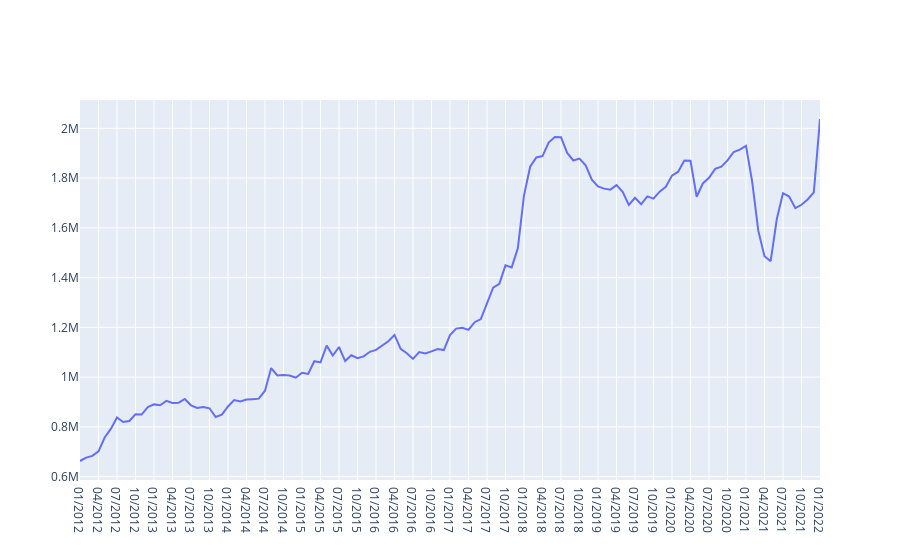

The cell this chart's notebook holds for it:
### Markdown cell above
## TASK - 2
Using requests and BeautifulSoup and XHR inspection to scrape a dynamic html webpage (if using Python):
  * Write a scraper to retrieve data about month/year and price of this home. Sort by the month/year
  * In addition, also plot the price vs. month/year.

### Code cell
url = 'https://www.zillow.com/graphql/'

headers = {'authority': 'www.zillow.com', 'method':'POST', 'path': '/graphql/?zpid=19620225&operationName=WalkAndTransitScoreQuery', 'scheme': 'https', 'accept-encoding': 'gzip, deflate, br', 'content-length': '389', 'content-type': 'text/plain', 'accept-language': 'en-US,en;q=0.9', 'cookie': 'zguid=23|%244b1e8217-696a-4ac5-b616-fc06bc533ce7; zgsession=1|d4ef509c-37b8-4d44-91ec-18dd70bb6fc3; JSESSIONID=4AED0C9FF8457DA38546CF370FDCED12; _pxvid=fbf95074-766f-11ec-ae14-6b6a66714f63; _pxff_bsco=1; g_state={"i_p":1642305462036,"i_l":1}; _px3=0b5ae20c8495ec6fac17d1bfe0298416db683e9a7e147ebd90bbe0d277b6ce50:j5lDXccXxFGFHM9SBKLQo6wBCEAkhWlj2IzQjtSpq57CGa6YdGYRd4FED/XIemKSqLcadX+J/qHhXVmyWlivWQ==:1000:11j59kMkkLARQbXe4unew+BA3AIfmtFoUIMXBPSadnYBBdIw6lgkQY/WGv1GQwbk800Ptfd/AYMqOCBthkgXqcXbhHmco0ty46zNV7URfGRVYGMFx8lgRzuvvPucyX7sqmW6geRQln+RpxbQJzXYq6oE+Wx6TCWDtwuOY5cJUAcMn5TgZxQNgA4+0uFD3Fbll5fGWGyiInlN59lEBkzHgg==; search=6|1644890475250%7Crect%3D37.36927041894877%252C-121.89459800720215%252C37.28327268915797%252C-122.16444969177246%26zpid%3D19620225%26disp%3Dmap%26mdm%3Dauto%26p%3D1%26sort%3Ddays%26z%3D1%26fs%3D1%26fr%3D0%26mmm%3D0%26rs%3D0%26ah%3D0%26singlestory%3D0%26housing-connector%3D0%26abo%3D0%26garage%3D0%26pool%3D0%26ac%3D0%26waterfront%3D0%26finished%3D0%26unfinished%3D0%26cityview%3D0%26mountainview%3D0%26parkview%3D0%26waterview%3D0%26hoadata%3D1%26zillow-owned%3D0%263dhome%3D0%26featuredMultiFamilyBuilding%3D0%09%09%09%09%09%09%09%09; AWSALB=DpzOEl8bgZFq3hikl+BG8QjUmH0uGb1zDC5uhkxptLdkNdt+nKfcXLsXbnvluDH1FqqL/rEZakoTtsAN2hhb1ntnnlvP28kv3mzI7WIWuuDNH6A1aZSYifvD7jsS; AWSALBCORS=DpzOEl8bgZFq3hikl+BG8QjUmH0uGb1zDC5uhkxptLdkNdt+nKfcXLsXbnvluDH1FqqL/rEZakoTtsAN2hhb1ntnnlvP28kv3mzI7WIWuuDNH6A1aZSYifvD7jsS','origin': 'https://www.zillow.com','user-agent': 'Mozilla/5.0 (Windows NT 10.0; Win64; x64) AppleWebKit/537.36 (KHTML, like Gecko) Chrome/97.0.4692.71 Safari/537.36'}

def json_HomeValueChartData(zpid):
    #this is payload, i.e., the query sent to zillow server

    chartData = {"operationName":"HomeValueChartDataQuery","variables":{"zpid":00000},"query":"query HomeValueChartDataQuery($zpid: ID!, $metricType: HomeValueChartMetricType, $timePeriod: HomeValueChartTimePeriod, $useNewChartAPI: Boolean) {\n  property(zpid: $zpid) {\n    homeValueChartData(metricType: $metricType, timePeriod: $timePeriod, useNewChartAPI: $useNewChartAPI) {\n      points {\n        x\n        y\n      }\n      name\n    }\n  }\n}\n","clientVersion":"home-details/6.0.11.6969.master.4463e00"}
    chartData['variables']['zpid']=zpid
    return chartData

def get_json_ChartData(zpid):
    chartData = json_HomeValueChartData(zpid)
    
    try:
        chart_req = requests.post(url=url, json=chartData, headers=headers) #send request to zillow server
        chart_out = json.loads(chart_req.text) #get the response from zillow server and load as json object
        chart_data = chart_out['data']['property']['homeValueChartData'] #Extracting x and y coordinates
        xy = chart_data[0]['points'] 
        date_1 =[(xy[i]['x']) for i in range(len(xy))]
        date = [(time.strftime('%m/%Y', time.gmtime(t/1000.0))) for t in date_1]  
        price =[(xy[i]['y']) for i in range(len(xy))]
        dp = list(zip(date,price))
        df = pd.DataFrame (dp, columns = ['Date','Price'])
        print(df)
        
        #Plotting graphs
        plt.rcParams['figure.figsize'] = [10, 5]
        plt.style.use('seaborn-whitegrid')
        fig = go.Figure([go.Scatter(x=df['Date'], y=df['Price'])])
        fig.show()

        ax = df.plot('Date' , 'Price',xlim=0)
        ax.yaxis.set_major_formatter(mpl.ticker.StrMethodFormatter('{x:,.0f}'))
        ax.set_xlabel('Month/Year',size = 'x-large',family = 'fantasy')
        ax.set_ylim([500000,2200000])
        
    except Exception as e:
        print ('Error, try again', e)


    
print(get_json_ChartData(19620225))

### Figure 1 — Plotly figure (JSON) as saved in the notebook; plotly's stock layout.template omitted (floating-point values rounded to 4 significant figures)
{"data": [{"type": "scatter", "x": ["01/2012", "02/2012", "03/2012", "04/2012", "05/2012", "06/2012", "07/2012", "08/2012", "09/2012", "10/2012", "11/2012", "12/2012", "01/2013", "02/2013", "03/2013", "04/2013", "05/2013", "06/2013", "07/2013", "08/2013", "09/2013", "10/2013", "11/2013", "12/2013", "01/2014", "02/2014", "03/2014", "04/2014", "05/2014", "06/2014", "07/2014", "08/2014", "09/2014", "10/2014", "11/2014", "12/2014", "01/2015", "02/2015", "03/2015", "04/2015", "05/2015", "06/2015", "07/2015", "08/2015", "09/2015", "10/2015", "11/2015", "12/2015", "01/2016", "02/2016", "03/2016", "04/2016", "05/2016", "06/2016", "07/2016", "08/2016", "09/2016", "10/2016", "11/2016", "12/2016", "01/2017", "02/2017", "03/2017", "04/2017", "05/2017", "06/2017", "07/2017", "08/2017", "09/2017", "10/2017", "11/2017", "12/2017", "01/2018", "02/2018", "03/2018", "04/2018", "05/2018", "06/2018", "07/2018", "08/2018", "09/2018", "10/2018", "11/2018", "12/2018", "01/2019", "02/2019", "03/2019", "04/2019", "05/2019", "06/2019", "07/2019", "08/2019", "09/2019", "10/2019", "11/2019", "12/2019", "01/2020", "02/2020", "03/2020", "04/2020", "05/2020", "06/2020", "07/2020", "08/2020", "09/2020", "10/2020", "11/2020", "12/2020", "01/2021", "02/2021", "03/2021", "04/2021", "05/2021", "06/2021", "07/2021", "08/2021", "09/2021", "10/2021", "11/2021", "12/2021", "01/2022"], "y": [662835, 676508, 683436, 701710, 757372, 791664, 837452, 819441, 823589, 850539, 849533, 879125, 890332, 886932, 904392, 896300, 897165, 912028, 886645, 875963, 880199, 874728, 839856, 849376, 881952, 908031, 901704, 909642, 911499, 913546, 945354, 1036243, 1007003, 1008483, 1006598, 997559, 1017270, 1012916, 1063966, 1059328, 1126689, 1086628, 1120964, 1064581, 1087770, 1076202, 1083359, 1101805, 1109292, 1125572, 1143987, 1169437, 1113649, 1096002, 1073310, 1100759, 1094736, 1103707, 1112727, 1108717, 1168764, 1195031, 1198667, 1190054, 1220817, 1233535, 1294353, 1359660, 1375078, 1449189, 1440918, 1517593, 1730707, 1845535, 1882847, 1888539, 1942689, 1965366, 1964126, 1901249, 1870758, 1878404, 1850986, 1793949, 1766291, 1757683, 1753454, 1771623, 1745024, 1692024, 1720901, 1694745, 1726387, 1717633, 1745489, 1764977, 1809957, 1825668, 1870778, 1869463, 1724955, 1778358, 1801493, 1837014, 1846093, 1871097, 1904779, 1914568, 1929449, 1786102, 1587631, 1485897, 1465908, 1635500, 1739100, 1725700, 1679200, 1692700, 1714100, 1742400, 2037500]}], "layout": {}}
